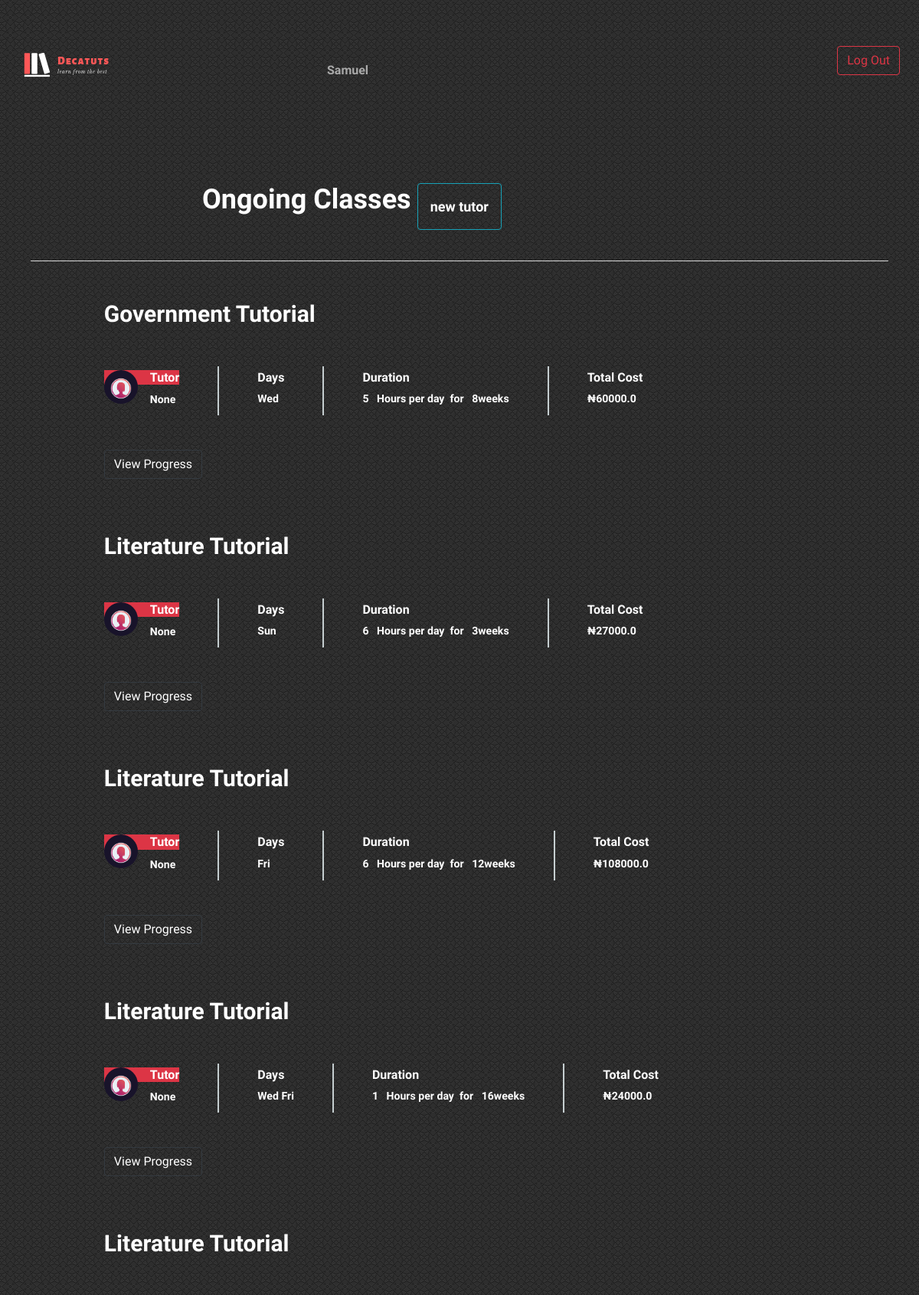
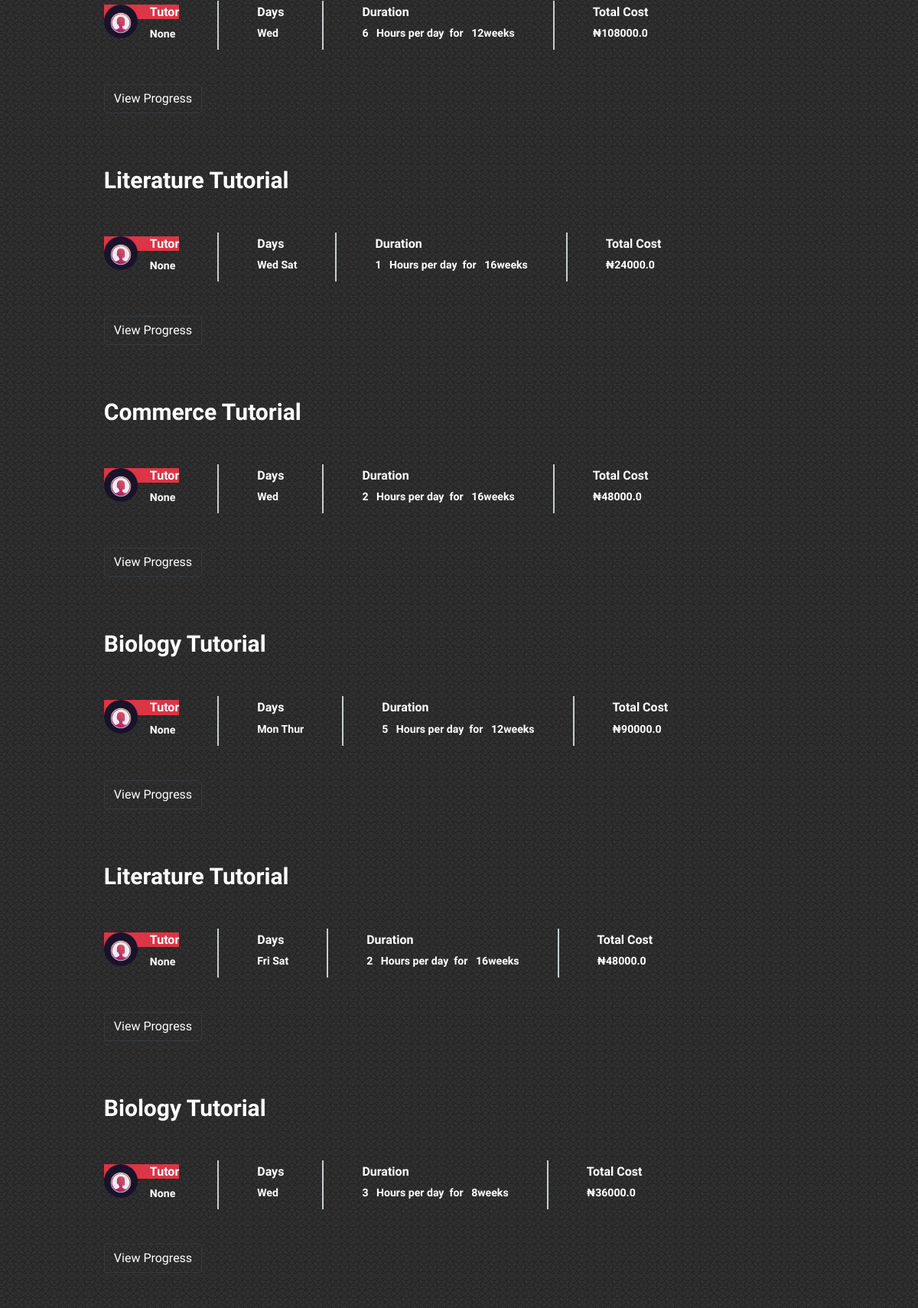
The app's page /students (signed in, upper part) with its own data (2 pictures, top to bottom).
### tables this page shows
CREATE TABLE "schedule" (
	"id"	INTEGER NOT NULL,
	"user_id"	INTEGER NOT NULL,
	"days_of_week"	TEXT NOT NULL,
	"start_date"	TEXT,
	"duration"	INTEGER NOT NULL,
	"hours_per_day"	INTEGER NOT NULL,
	"total"	REAL NOT NULL,
	"tutor_name"	TEXT,
	"subject"	TEXT,
	"tutor_gender"	TEXT,
	PRIMARY KEY("id"),
	FOREIGN KEY("user_id") REFERENCES "users"
);

### application.py (the view)
@app.route("/students", methods=["GET"])
@login_required
def students():
    if request.method == "GET":
        user=session['user_id']
        row = db.execute("SELECT * FROM schedule WHERE user_id = :user ORDER BY id DESC", user=user)
        return render_template("students.html", subjects = row)

### application.py (called while the page is built)
@app.after_request
def after_request(response):
    response.headers["Cache-Control"] = "no-cache, no-store, must-revalidate"
    response.headers["Expires"] = 0
    response.headers["Pragma"] = "no-cache"
    return response

### helpers.py (called while the page is built)
def login_required(f):
    @wraps(f)
    def decorated_function(*args, **kwargs):
        if session.get("user_id") is None:
            return redirect("/login")
        return f(*args, **kwargs)
    return decorated_function

### templates/students.html (shortened to what this page needs)
{% extends "layout.html" %}
{% block main %}
<section class="std set-bg" data-setbg="static/img/grey.png">
	<div class="container">
		<div class="container" style="padding-top:0%;">
			<br>
			<div class="site-breadcrumb  text-white row">
				<h2 class="text-center">Ongoing Classes</h2>
				<div class=" w-5 p-1"></div>
				<div class="">
					<a href="/schedule" class="w-8 p-3 btn btn-outline-info btn-price" >new tutor</a>
				</div>
			</div>
			<br><hr style="background-color: whitesmoke">
			{% for subject in subjects %}
			<div class="course-meta-area text-white">
				<div class="row">
					<div class="col-lg-10 offset-lg-1">
						<h3>{{subject['subject']}} Tutorial</h3>
						<div class="course-metas">
							<div class="course-meta">
								<div class="course-author">
									<div class="ca-pic set-bg" data-setbg="static/img/tutors/2.jpg"></div>
									<h6 class="btn-danger">Tutor</h6>
									<p>{{subject['tutor_name']}}  </p>
								</div>
							</div>
							<div class="course-meta">
								<div class="cm-info">
									<h6 >Days</h6>
									<p>
										{{subject['days_of_week'] }} </p>
								</div>
							</div>
							<div class="course-meta">
									<div class="cm-info">
										<h6>Duration</h6>
										<p>{{subject['hours_per_day']}} &nbsp; Hours per day&nbsp; for &nbsp; {{subject['duration']}}weeks  </p>
									</div>
								</div>
							<div class="course-meta">
								<div class="cm-info">
									<h6>Total Cost </h6>
									<p>₦{{subject["total"]}} <span class="rating">
									</p>
								</div>
							</div>
						</div>
						<div class="btn btn-outline-dark text-white">View Progress</div>
						</div>
					</div>
			</div>
			{% endfor %}
		</div>
			<br><hr style="background-color: whitesmoke">
	</div>
</section>
{% endblock %}

### static/css/style.css (style rules this page uses)
html, body { height: 100%; font-family: 'Raleway', sans-serif; -webkit-font-smoothing: antialiased; font-smoothing: antialiased; }
h1, h2, h3, h4, h5, h6 { margin: 0; font-weight: 600; color: #474747; }
h2 { font-size: 36px; }
h3 { font-size: 30px; }
h6 { font-size: 16px; }
p { font-size: 14.1px; color: #878787; line-height: 2.2; font-weight: 500; }
::placeholder { font-style: italic; }
.set-bg { background-repeat: no-repeat; background-size: cover; background-position: top center; }
.text-white h1, .text-white h2, .text-white h3, .text-white h4, .text-white h5, .text-white h6, .text-white p, .text-white span, .text-white li, .text-white a { color: #fff; }
.site-breadcrumb { padding-top: 215px; margin-left: 20%; }
.site-breadcrumb a, .site-breadcrumb span { display: inline-block; margin-right: 10px; padding-right: 10px; font-weight: 600; font-size: 18px; }
.site-breadcrumb a { color: #fff; position: relative; }
.course-meta-area { padding: 35px 0; border:black 5px; }
.course-metas { padding-top: 50px; margin-bottom: 45px; display: table; }
.course-meta { display: table-cell; height: 100%; border-right: 2px solid #c5ced0; padding: 5px 50px; }
.course-meta:nth-child(1) { padding-left: 0; }
.course-meta:nth-child(4) { padding-right: 0; border-right: none; }
.course-meta p { margin-bottom: 0; }
.course-meta .course-author .ca-pic { width: 44px; height: 44px; border-radius: 50%; float: left; }
.course-meta .course-author h6 { padding-left: 60px; }
.course-meta .course-author p { padding-left: 60px; margin-bottom: 0; padding-top: 4px; font-weight: 600; }
.course-meta .cm-info h6 { margin-bottom: 3px; }
.course-meta .cm-info p { font-weight: 600; }
.course-meta .rating { padding-left: 15px; font-size: 12px; }
@media (min-width: 1200px) { .container { max-width: 1180px; } }
.std { background-repeat: repeat; background-size: auto !important; }

### templates/students.html (style rules this page uses)
h6,h3,h2 { color: red; }

### records on screen
schedule: subject "Government", tutor_name "None", days_of_week "Wed", hours_per_day "5", duration "8", total "60000.0"
schedule: subject "Literature", tutor_name "None", days_of_week "Sun", hours_per_day "6", duration "3", total "27000.0"
schedule: subject "Literature", tutor_name "None", days_of_week "Fri", hours_per_day "6", duration "12", total "108000.0"
schedule: subject "Literature", tutor_name "None", days_of_week "Wed Fri", hours_per_day "1", duration "16", total "24000.0"
schedule: subject "Literature", tutor_name "None", days_of_week "Wed", hours_per_day "6", duration "12", total "108000.0"
schedule: subject "Literature", tutor_name "None", days_of_week "Wed Sat", hours_per_day "1", duration "16", total "24000.0"
schedule: subject "Commerce", tutor_name "None", days_of_week "Wed", hours_per_day "2", duration "16", total "48000.0"
schedule: subject "Biology", tutor_name "None", days_of_week "Mon Thur", hours_per_day "5", duration "12", total "90000.0"
schedule: subject "Literature", tutor_name "None", days_of_week "Fri Sat", hours_per_day "2", duration "16", total "48000.0"
schedule: subject "Biology", tutor_name "None", days_of_week "Wed", hours_per_day "3", duration "8", total "36000.0"

### other values on screen
{{ session['firstname'] }} "Samuel"
